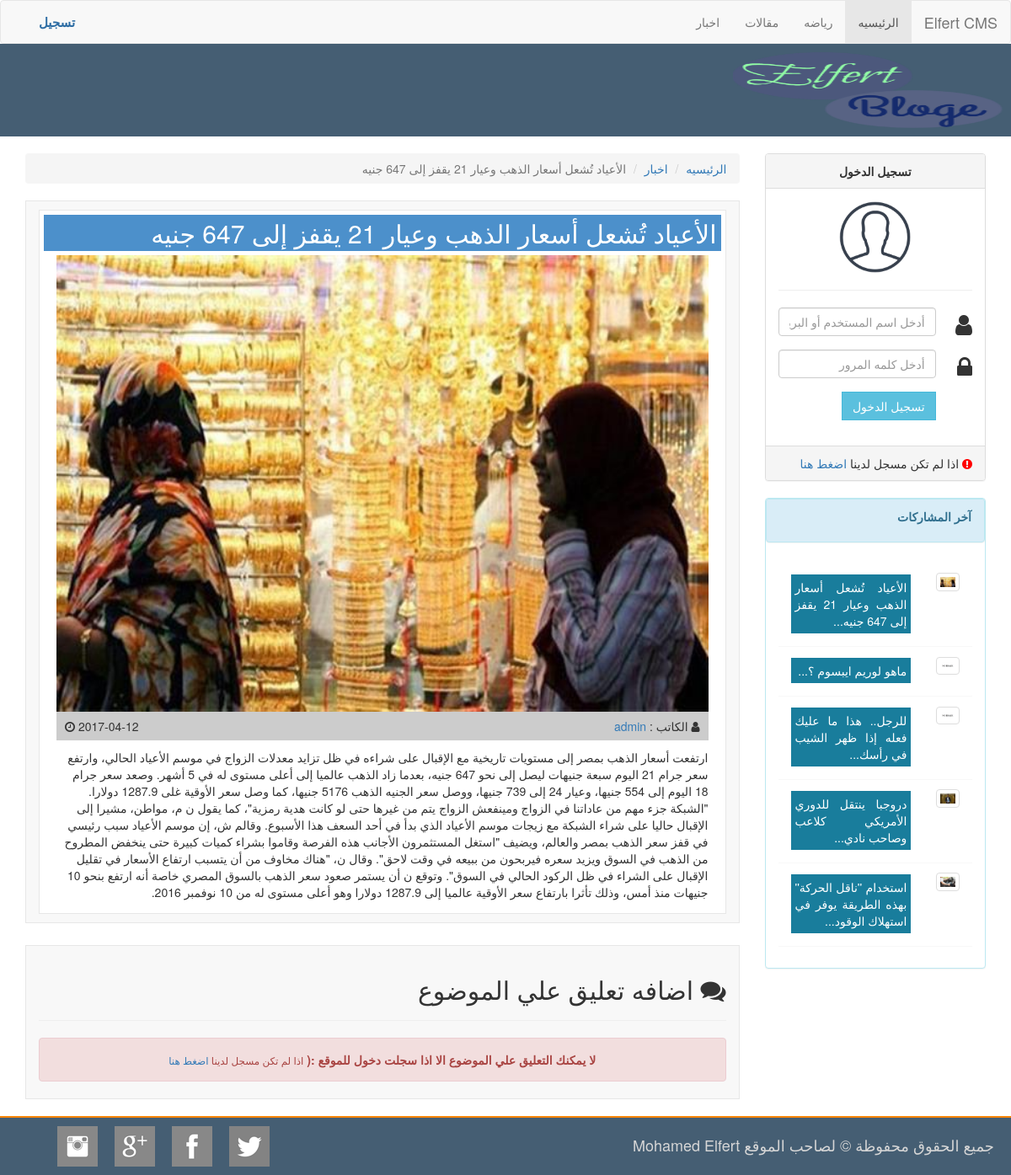
Screenshot of /post.php?id=15 with the database file from the repository.
### tables this page shows
CREATE TABLE `setting` (
  `setting_id` int(11) NOT NULL,
  `site_name` varchar(255) NOT NULL,
  `site_logo` text NOT NULL,
  `slide` varchar(255) NOT NULL,
  `slide_value` int(11) NOT NULL,
  `section_a` varchar(255) NOT NULL,
  `section_a_value` int(11) NOT NULL,
  `section_b` varchar(255) NOT NULL,
  `section_b_value` int(11) NOT NULL,
  `tab_a` varchar(255) NOT NULL,
  `tab_a_value` int(11) NOT NULL,
  `tab_b` varchar(255) NOT NULL,
  `tab_b_value` int(11) NOT NULL,
  `tab_c` varchar(255) NOT NULL,
  `tab_c_value` int(11) NOT NULL,
  `facebook` text NOT NULL,
  `twitter` text NOT NULL,
  `google` text NOT NULL,
  `instegram` text NOT NULL
);

CREATE TABLE `category` (
  `cat_id` int(11) NOT NULL,
  `cat_name` varchar(255) NOT NULL
);

CREATE TABLE `posts` (
  `post_id` int(11) NOT NULL,
  `title` varchar(255) NOT NULL,
  `post` longtext NOT NULL,
  `post_category` varchar(255) NOT NULL,
  `post_image` varchar(255) NOT NULL,
  `author` varchar(255) NOT NULL,
  `post_status` varchar(255) NOT NULL,
  `post_date` varchar(255) NOT NULL
);

CREATE TABLE `users` (
  `user_id` int(11) NOT NULL,
  `username` varchar(255) NOT NULL,
  `email` varchar(255) NOT NULL,
  `password` varchar(255) NOT NULL,
  `gender` varchar(255) NOT NULL,
  `avatar` varchar(255) NOT NULL,
  `about_user` text NOT NULL,
  `facebook` varchar(255) NOT NULL,
  `twitter` varchar(255) NOT NULL,
  `youtube` varchar(255) NOT NULL,
  `register_date` varchar(255) NOT NULL,
  `role` varchar(255) NOT NULL
);

### post.php (the view, shortened to what this page needs)
<?php
include_once 'include/header.php';
include_once 'include/sidbar.php';
$id          = intval($_GET['id']);
$select_post = $conn->query("SELECT * FROM posts LEFT JOIN users ON posts.author = users.user_id WHERE post_status = 'Published' AND post_id = '$id' ORDER BY post_id DESC");
$row_post    = $select_post->fetch(PDO::FETCH_OBJ);
?>
<article class="col-md-9 col-leg-9">
    <ol class="breadcrumb">
        <li><a href="index.php">الرئيسيه</a></li>
        <li><a href="category.php?cat=<?php echo $row_post->post_category; ?>"><?php echo $row_post->post_category; ?></a></li>
        <li class="active"><?php echo $row_post->title; ?></li>
    </ol>
    <div class="col-lg-12 art_bg">
        <div class="cat_post">
            <h2 class="cat_h2"><?php echo $row_post->title; ?></h2>
            <div class="col-md-12">
                <img src="<?php echo $row_post->post_image; ?>" width="100%">
            </div>
            <div class="col-md-12">
                <div class="col-md-12" style="margin:  0 0 10px 0;;padding: 7px 10px 7px 10px;background: #cccccc">
                    <p class="pull-right" style="margin-bottom: 0;"><i class="fa fa-user" aria-hidden="true"></i> الكاتب  : <a href="profile.php?user=<?php echo $row_post->author; ?>"><?php echo $row_post->username; ?></a></p>
                    <p class="pull-left" style="margin-bottom: 0;"><?php echo $row_post->post_date; ?> <i class="fa fa-clock-o" aria-hidden="true"></i></p>
                </div>
                <p>
                    <?php echo strip_tags($row_post->post); ?>
                </p>
            </div>
        </div>
    </div>
    <div class="col-md-12">
    </div>
    <div class="col-lg-12 art_bg" style="margin-top: 25px;padding-top: 15px">
        <h2><i class="fa fa-comments" aria-hidden="true"></i> اضافه تعليق علي الموضوع </h2>
        <hr>
    </div>
</article>
<?php include_once 'include/footer.php'?>

### include/header.php (shortened to what this page needs)
<?php
include_once 'include/connect.php';
include_once 'include/functions.php';
$selcet_setting = $conn->query("SELECT * FROM setting");
$row_setting    = $selcet_setting->fetch(PDO::FETCH_OBJ);
?>
<!DOCTYPE html>
<html lang="ar">
<head>
    <link href="css/bootstrap.min.css" rel="stylesheet">
    <link href="css/bootstrap-rtl.min.css" rel="stylesheet">
    <link href="css/font-awesome.min.css" rel="stylesheet">
    <link href="css/style.css" rel="stylesheet">
</head>
<body>
<nav class="navbar navbar-default">
    <div class="container-fluid">
        <div class="navbar-header">
            <a class="navbar-brand disabled"><?php echo $row_setting->site_name; ?></a>
        </div>
        <div class="collapse navbar-collapse" id="bs-example-navbar-collapse-1">
            <ul class="nav navbar-nav">
                <li class="active"><a href="index.php">الرئيسيه <span class="sr-only">(current)</span></a></li>
                <?php
                $stmnt = $conn->query("SELECT * FROM category");
                while ($row = $stmnt->fetch(PDO::FETCH_OBJ)){
                    echo '<li><a href="category.php?cat='.$row->cat_name.'">'.$row->cat_name.'</a></li>';
                }
                ?>
            </ul>
            <?php
            if (isset($_SESSION['id'])){
            ?>
                    <ul class="nav navbar-nav navbar-left">
                        <li class="dropdown">
                            <a href="#" class="dropdown-toggle" data-toggle="dropdown" role="button" aria-haspopup="true" aria-expanded="false">الاعدادات <span class="caret"></span></a>
                            <ul class="dropdown-menu">
                                <li><a href="#">الصفحه الرئيسيه</a></li>
                                <li role="separator" class="divider"></li>
                                <?php
                                if (@$_SESSION['role'] === 'admin'){
                                    echo '<li><a href="admin_cp/index.php">لوحه التحكم</a></li>';
                                }
                                ?>
                                <li><a href="logout.php?logout">تسجيل الخروج</a></li>
                            </ul>
                        </li>
                    </ul>
            <?php
            }else{
                echo '
                    <ul class="nav navbar-nav navbar-left">
                        <li><a href="register.php" style="color: #2e6da4;font-size: 15px;"><b>تسجيل</b></a></li>
                    </ul>
                ';
            }
            ?>
        </div>
    </div>
</nav>
<section id="logo">
    <img src="<?php echo $row_setting->site_logo; ?>" width="320px" height="90px">
</section>
<section class="container-fluid" style="margin-top: 20px;">

### include/sidbar.php (shortened to what this page needs)
<aside class="col-md-3 col-leg-3 sid_bg">
    <div class="col-md-12">
        <div class="row">
            <div class="panel panel-info">
                <div class="panel panel-heading">
                    <p><b>آخر المشاركات</b></p>
                </div>
                <div class="panel-body">
                    <div class="col-md-12">
                        <div class="row">
                            <div class="tab-content">
                                <div class="tab-pane active" id="tab_default_1">
                                    <?php
                                    $select_tab_a = $conn->query("SELECT * FROM posts WHERE post_status = 'Published' ORDER BY post_id DESC LIMIT 5");
                                    while ($row_tab_a = $select_tab_a->fetch(PDO::FETCH_OBJ)) {
                                        ?>
                                        <div class="bg_tab_topic">
                                            <div class="col-md-3">
                                                <img src="<?php echo $row_tab_a->post_image; ?>" width="100%" class="img-thumbnail"/>
                                            </div>
                                            <div class="col-md-9">
                                                <p class="col-md-12 text-justify" style="margin-top: 3px;background: #197d9c;padding: 5px;">
                                                    <a href="post.php?id=<?php echo $row_tab_a->post_id; ?>" class="a_1"><?php echo substr($row_tab_a->title , 0 , 150); ?>...</a>
                                                </p>
                                            </div>
                                        </div>
                                        <?php
                                    }
                                    ?>
                                </div>
                            </div>
                        </div>
                    </div>
                </div>
            </div>
        </div>
    </div>
</aside>

### css/style.css (style rules this page uses)
.navbar { margin-bottom: 0; }
#logo { background-color: #455E73; padding: 10px; }
.art_bg { background-color: #F8F8F8; border: 1px solid #E7E7E7; }
.cat_post { padding: 5px; margin: 10px 0; background-color: #FFF; border: 1px solid #E7E7E7; }
.cat_h2 { margin: 0 0 5px 0; padding: 5px; background: #4c90cb; color: #FFF; }
.bg_tab_topic { margin-bottom: 10px; padding-bottom: 5px; border-bottom: 1px solid #F8F8F8; }
.a_1 { color: #fff; text-decoration: none; }

### rows the page displays
setting: site_name "Elfert CMS", site_logo (picture)
category: cat_name "رياضه"
category: cat_name "مقالات"
category: cat_name "اخبار"
posts: post_image (picture), title "الأعياد تُشعل أسعار الذهب وعيار 21 يقفز إلى 647 جنيه", post_category "اخبار", users.username "admin", post "ارتفعت أسعار الذهب بمصر إلى مستويات تاريخية مع الإقبال على شراءه في ظل تزايد معدلات الزواج في موسم الأعياد الحالي، وارتفع سعر جرام 21 اليوم سبعة جنيهات ليصل إلى نحو 647 جنيه، بعدما زاد الذهب عالميا إلى أعلى مستوى له في 5 أشهر. وصعد سعر جرام 18 اليوم إلى 554 جنيها، وعيار 24 إلى 739 جنيها، ووصل سعر الجنيه الذهب 5176 جنيها، كما وصل سعر الأوقية غلى 1287.9 دولارا. \"الشبكة جزء مهم من عاداتنا في الزواج ومينفعش الزواج يتم من غيرها حتى لو كانت هدية رمزية\"، كما يقول ن م، مواطن، مشيرا إلى الإقبال حاليا على شراء الشبكة مع زيجات موسم الأعياد الذي بدأ في أحد السعف هذا الأسبوع. وقالم ش، إن موسم الأعياد سبب رئيسي في قفز سعر الذهب بمصر والعالم، ويضيف \"استغل المستثمرون الأجانب هذه الفرصة وقاموا بشراء كميات…"
posts: post_image (placeholder picture), title "ماهو لوريم ايبسوم ؟"
posts: post_image (placeholder picture), title "للرجل.. هذا ما عليك فعله إذا ظهر الشيب في رأسك"
posts: post_image (picture), title "دروجبا ينتقل للدوري الأمريكي كلاعب وصاحب نادي"
posts: post_image (picture), title "استخدام ''ناقل الحركة'' بهذه الطريقة يوفر في استهلاك الوقود"
